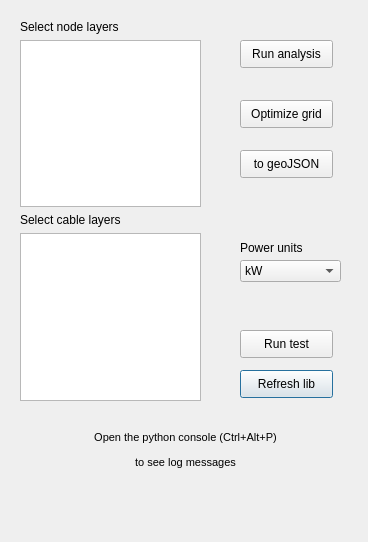
<?xml version="1.0" encoding="UTF-8"?>
<ui version="4.0">
 <class>NopywerPluginDialogBase</class>
 <widget class="QDialog" name="NopywerPluginDialogBase">
  <property name="geometry">
   <rect>
    <x>0</x>
    <y>0</y>
    <width>368</width>
    <height>542</height>
   </rect>
  </property>
  <property name="windowTitle">
   <string>nopywer</string>
  </property>
  <widget class="QPushButton" name="btnRefresh">
   <property name="geometry">
    <rect>
     <x>240</x>
     <y>370</y>
     <width>93</width>
     <height>28</height>
    </rect>
   </property>
   <property name="toolTip">
    <string>Force re-install nopywer from GitHub</string>
   </property>
   <property name="text">
    <string>Refresh lib</string>
   </property>
  </widget>
  <widget class="QPushButton" name="btnAnalysis">
   <property name="geometry">
    <rect>
     <x>240</x>
     <y>40</y>
     <width>93</width>
     <height>28</height>
    </rect>
   </property>
   <property name="text">
    <string>Run analysis</string>
   </property>
  </widget>
  <widget class="QPushButton" name="btnOptimize">
   <property name="geometry">
    <rect>
     <x>240</x>
     <y>100</y>
     <width>93</width>
     <height>28</height>
    </rect>
   </property>
   <property name="text">
    <string>Optimize grid</string>
   </property>
  </widget>
  <widget class="QLabel" name="label_3">
   <property name="geometry">
    <rect>
     <x>50</x>
     <y>430</y>
     <width>271</width>
     <height>41</height>
    </rect>
   </property>
   <property name="text">
    <string>&lt;html&gt;&lt;head/&gt;&lt;body&gt;&lt;p align=&quot;center&quot;&gt;&lt;span style=&quot; font-size:8pt;&quot;&gt;Open the python console (Ctrl+Alt+P)&lt;/span&gt;&lt;/p&gt;&lt;p align=&quot;center&quot;&gt;&lt;span style=&quot; font-size:8pt;&quot;&gt;to see log messages&lt;/span&gt;&lt;/p&gt;&lt;/body&gt;&lt;/html&gt;</string>
   </property>
  </widget>
  <widget class="QPushButton" name="btnTest">
   <property name="geometry">
    <rect>
     <x>240</x>
     <y>330</y>
     <width>93</width>
     <height>28</height>
    </rect>
   </property>
   <property name="text">
    <string>Run test</string>
   </property>
  </widget>
  <widget class="QPushButton" name="btnExport">
   <property name="geometry">
    <rect>
     <x>240</x>
     <y>150</y>
     <width>93</width>
     <height>28</height>
    </rect>
   </property>
   <property name="text">
    <string>to geoJSON</string>
   </property>
  </widget>
  <widget class="QWidget" name="layoutWidget">
   <property name="geometry">
    <rect>
     <x>20</x>
     <y>20</y>
     <width>181</width>
     <height>381</height>
    </rect>
   </property>
   <layout class="QVBoxLayout" name="verticalLayout">
    <item>
     <widget class="QLabel" name="label">
      <property name="text">
       <string>Select node layers</string>
      </property>
     </widget>
    </item>
    <item>
     <widget class="QListWidget" name="listNodes">
      <property name="selectionMode">
       <enum>QAbstractItemView::ExtendedSelection</enum>
      </property>
     </widget>
    </item>
    <item>
     <widget class="QLabel" name="label_2">
      <property name="text">
       <string>Select cable layers</string>
      </property>
     </widget>
    </item>
    <item>
     <widget class="QListWidget" name="listCables">
      <property name="selectionMode">
       <enum>QAbstractItemView::ExtendedSelection</enum>
      </property>
     </widget>
    </item>
   </layout>
  </widget>
  <widget class="QComboBox" name="cmbPowerUnits">
   <property name="geometry">
    <rect>
     <x>240</x>
     <y>260</y>
     <width>101</width>
     <height>22</height>
    </rect>
   </property>
   <item>
    <property name="text">
     <string>kW</string>
    </property>
   </item>
   <item>
    <property name="text">
     <string>W</string>
    </property>
   </item>
   <item>
    <property name="text">
     <string>MW</string>
    </property>
   </item>
  </widget>
  <widget class="QLabel" name="label_4">
   <property name="geometry">
    <rect>
     <x>240</x>
     <y>240</y>
     <width>179</width>
     <height>16</height>
    </rect>
   </property>
   <property name="text">
    <string>Power units</string>
   </property>
  </widget>
 </widget>
 <resources/>
 <connections/>
</ui>
